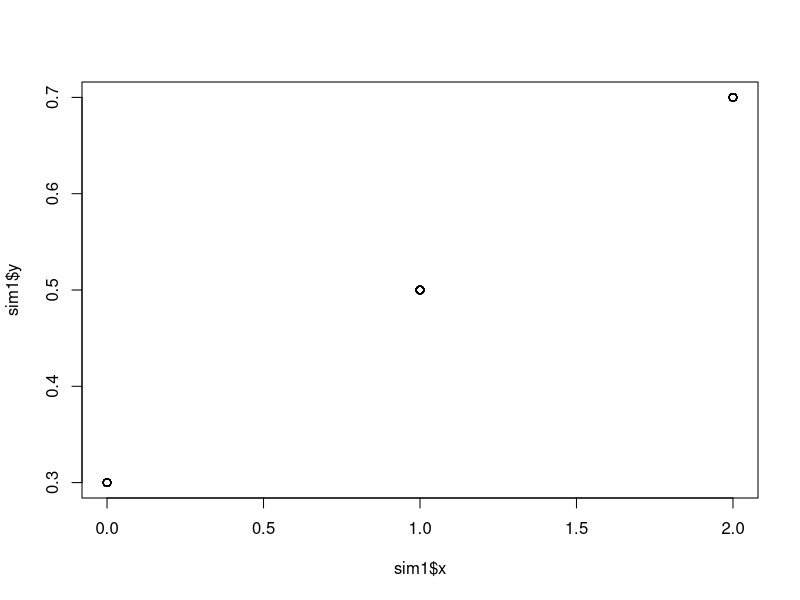
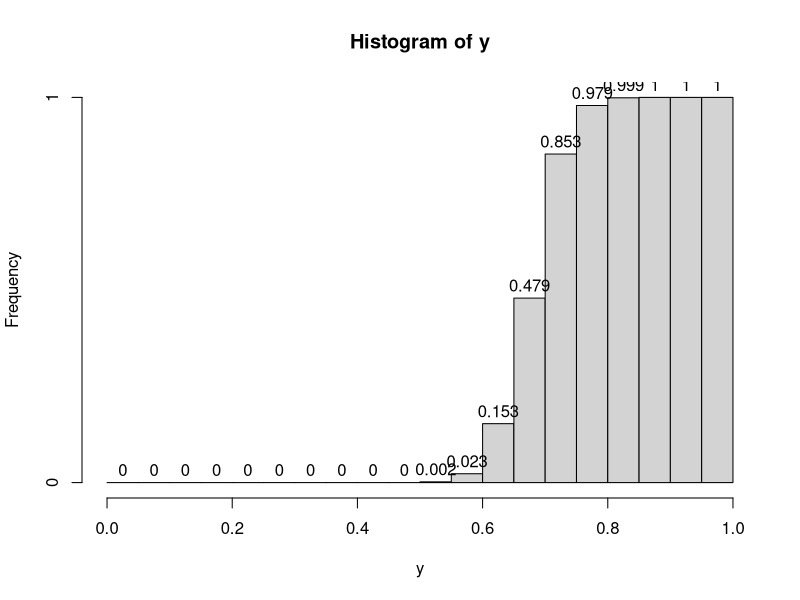

Recreate these plots in R, in order.
## ---- chunk 1

## ---- chunk 2
## LIBRARIES AND VARIABLES
# load the packages you need for this document

#library(ggplot2)
#library(tidyverse)

# variables needed in this document
# raukr colours
#rv_col_dark <- "#125687"
#rv_col_light <- "#e7eef3"
## ---- chunk 3
#parameters
b0 = 0.3
b1 = 0.2
N=100
sim1 = data.frame(x=round(runif(N,min=0,max=2)))

sim1$y = b0 + b1 * sim1$x

plot(x=sim1$x, y=sim1$y)
## ---- chunk 4
#parameters
b0 = 0.3
b1 = 0.2
N = 1000
x = 2

y = b0 + b1 * x + rnorm(N, mean=0, sd=0.05) 

h=hist(y, frequency=TRUE, right=FALSE, breaks=seq(0,1.0, 0.05), plot=FALSE)
h$counts = h$counts/N

# replace the histogram counts with the cumulative counts
h$counts = cumsum(h$counts)
#plot the CDF
plot(h, labels=TRUE)

# compute requested probability from hist
paste("Pr[Y<=0.65|X=2] = ", sum(h$counts[13]))
## ---- chunk 5

# compute the mean, mu, from our model 
b0 = 0.3
b1 = 0.2
x = 2
mu = b0 + b1 * x

# Let's simulate the data from another model
c0 = 0.4
c1 = 0.2
N=100
yp = c0 + c1 * rep(x,N) + rnorm(N, mean=0, sd=0.05) 
# t-test
t.test(yp, mu=mu)
## ---- chunk 6

